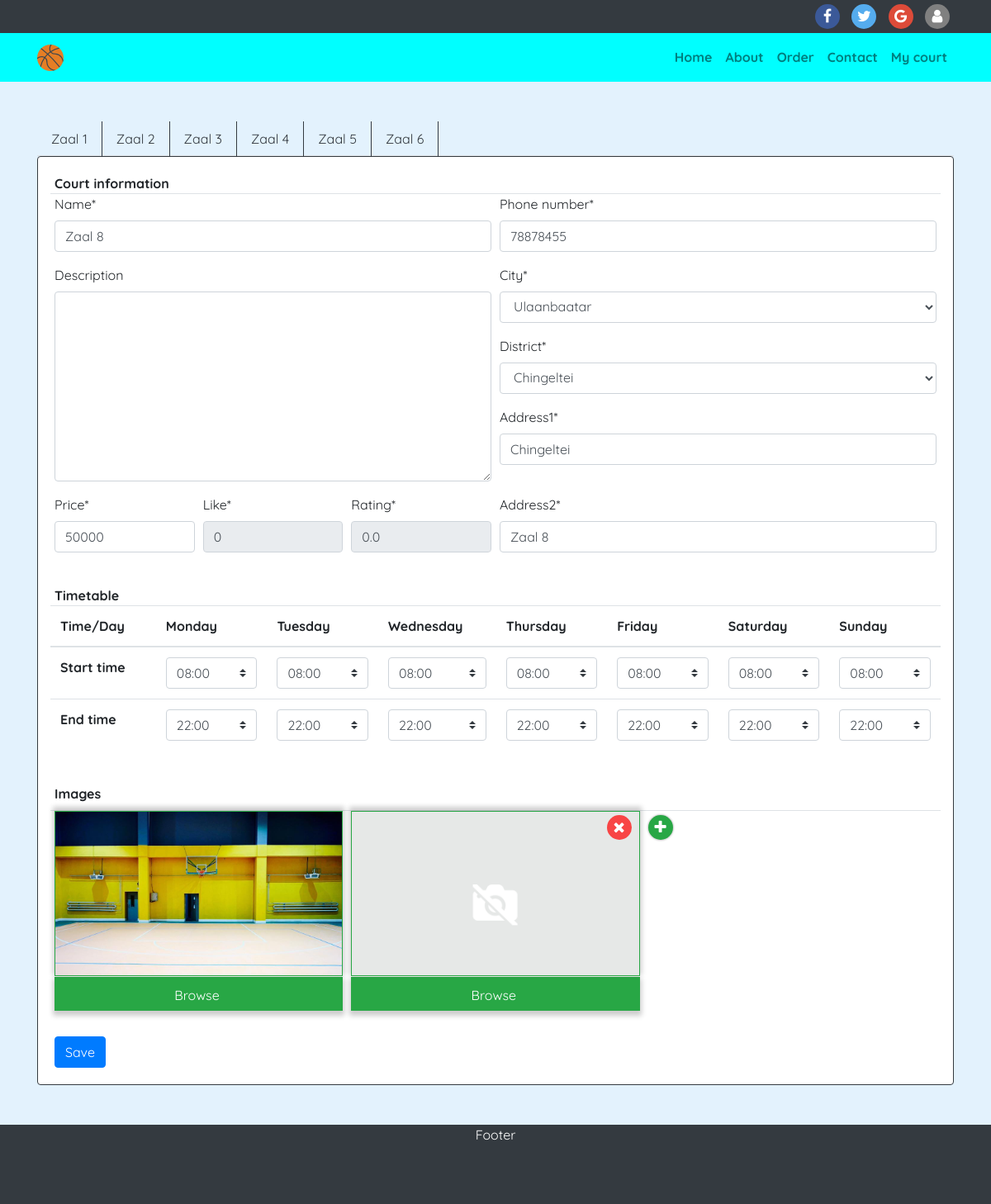
Before: /mycourt/13/ (signed in) with the older database file.
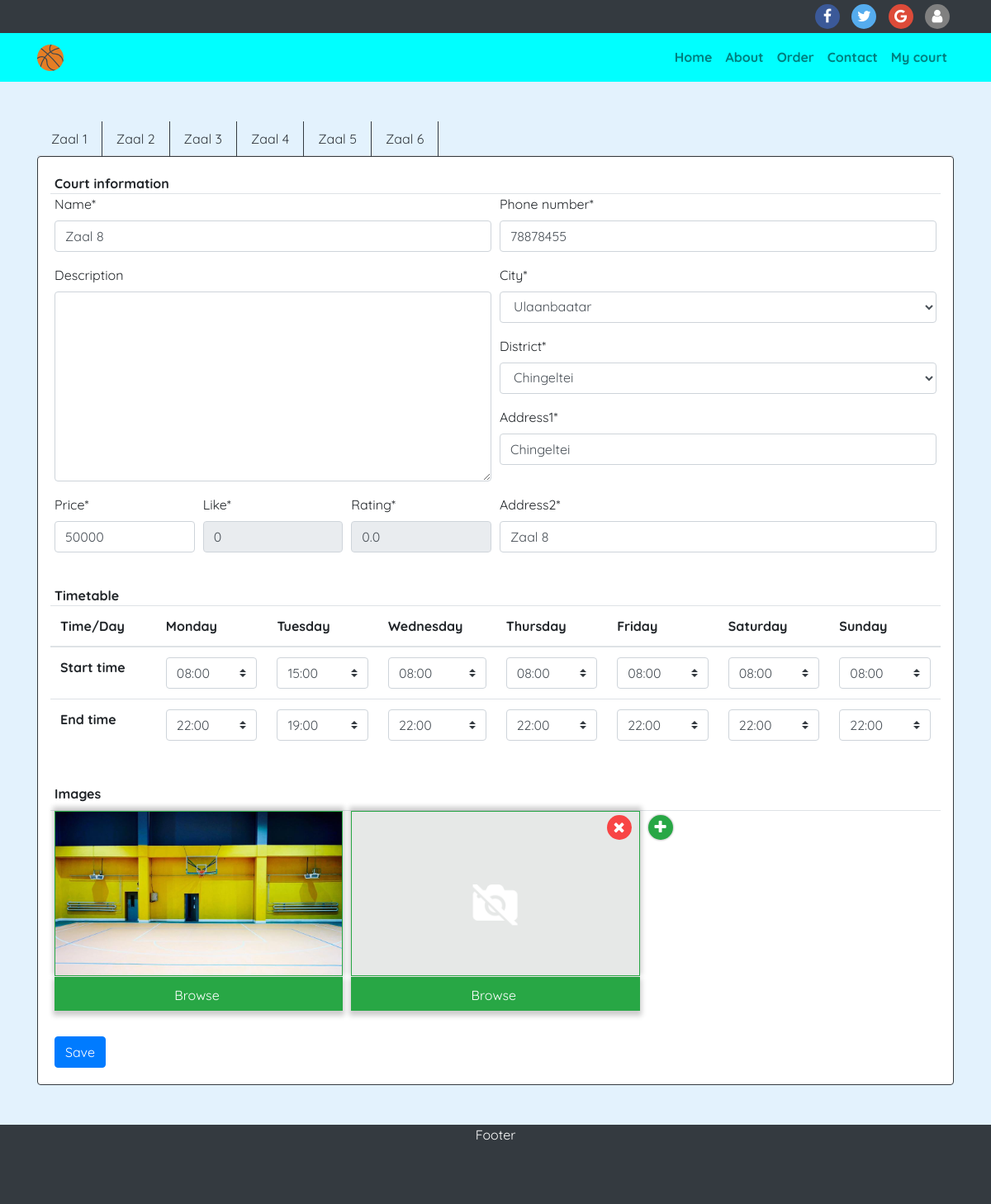
After: the same page with the newer database file.
### courts/models.py (models this page shows)
class TimeTable(models.Model):
	court = models.ForeignKey(Court, on_delete=models.CASCADE, related_name="timetable_court")
	WEEK_DAYS = (
		('1', 'Monday'),
		('2', 'Tuesday'),
		('3', 'Wednesday'),
		('4', 'Thursday'),
		('5', 'Friday'),
		('6', 'Saturday'),
		('7', 'Sunday'),
	)
	day = models.CharField(max_length=1, choices=WEEK_DAYS, default='1')
	start = models.CharField(max_length=5, default='08:00')
	end = models.CharField(max_length=5, default='22:00')

### courts/views.py (the view, shortened to what this page needs)
# urls.py: path('mycourt/<int:pk>/', views.mycourt, name='mycourt'),
def mycourt(request, pk):
	court = get_object_or_404(Court, pk=pk)
	court_form = CourtForm(instance=court)
	if court :
		address = court.address
	else:
		address = None
	address_form = AddressForm(instance=address)
	photos = CourtPhoto.objects.filter(court=court)
	timetable = TimeTable.objects.filter(court=court)
	if(timetable.count() == 0):
		for x in range(7):
			day = str(x+1)
			TimeTable.objects.create(court=court, day=day)
	courts = Court.objects.filter(owner=request.user)
	return render(request, 'profile/mycourt.html', {
		'courts': courts,
		'court_form': court_form,
		'address_form': address_form,
		'photos': photos,
		'timetable': timetable
	})

### courts/forms.py (shortened to what this page needs)
class CourtForm(forms.ModelForm):
	like = forms.IntegerField(disabled=True)
	rating = forms.FloatField(disabled=True)
	class Meta:
		model = Court
		fields = ('name', 'description', 'phone_number', 'price', 'like', 'rating')
		widgets = {
			'description': forms.Textarea(attrs={'rows':9, 'cols':15}),
		}

class AddressForm(forms.ModelForm):
	class Meta:
		model = Address
		fields = ('city', 'district', 'address1', 'address2')

### courts/models.py (called while the page is built)
	def __str__(self):
		return self.name

	def __str__(self):
		return self.name

### courts/templatetags/auth_extras.py (called while the page is built)
@register.filter(name='has_group')
def has_group(user, group_name):
	return user.groups.filter(name=group_name).exists()

### templates/profile/mycourt.html (shortened to what this page needs)
{% extends 'base.html' %}
{% load static crispy_forms_tags auth_extras %}
{% block content %}
<div class="container mt-5">
	<ul class="nav nav-tabs">
		{% for c in courts %}
			<li class="nav-item border-dark border-right">
				<a class="nav-link text-dark" href="{% url 'mycourt' c.pk %}">{{c.name}}</a>
			</li>
		{% endfor %}
	</ul>
	<div class="card border-dark">
		<div class="card-body">
			<form method="post" id="courtForm" data-districts-url="{% url 'load_districts' %}" enctype="multipart/form-data" novalidate>
				<strong>Court information</strong>
				<div class="form-row border-top">
					<div class="form-group col-md-6 mb-0">
						{{ court_form.name|as_crispy_field }}
					</div>
					<div class="form-group col-md-6 mb-0">
						{{ court_form.phone_number|as_crispy_field }}
					</div>
				</div>
				<div class="form-row">
					<div class="form-group col-md-6 mb-0">
						{{ court_form.description|as_crispy_field }}
					</div>
					<div class="form-group col-md-6 mb-0">
						{{ address_form.city|as_crispy_field }}
						{{ address_form.district|as_crispy_field }}
						{{ address_form.address1|as_crispy_field }}
					</div>
				</div>
				<div class="form-row">
					<div class="form-group col-md-2 mb-0">
						{{ court_form.price|as_crispy_field }}
					</div>
					<div class="form-group col-md-2 mb-0">
						{{ court_form.like|as_crispy_field }}
					</div>
					<div class="form-group col-md-2 mb-0">
						{{ court_form.rating|as_crispy_field }}
					</div>
					<div class="form-group col-md-6 mb-0">
						{{ address_form.address2|as_crispy_field }}
					</div>
				</div>
				<br>
				<strong>Timetable</strong>
				<div class="form-row">
					<table class="table">
						<thead>
							<tr>
								<th>Time/Day</th>
								<th>Monday</th>
								<th>Tuesday</th>
								<th>Wednesday</th>
								<th>Thursday</th>
								<th>Friday</th>
								<th>Saturday</th>
								<th>Sunday</th>
							</tr>
						</thead>
						<tbody>
							<tr>
								<td><strong>Start time</strong></td>
								{% if timetable %}
								{% for day in timetable %}
								<td>
									<select name="start" class="custom-select">
										<option {% if day.start == '08:00' %} selected {% endif %}>08:00</option>
										<option {% if day.start == '15:00' %} selected {% endif %}>15:00</option>
									</select>
								</td>
								{% endfor %}
							</tr>
							<tr>
								<td><strong>End time</strong></td>
								{% for day in timetable %}
								<td>
									<select name="end" class="custom-select">
										<option {% if day.end == '19:00' %} selected {% endif %}>19:00</option>
										<option {% if day.end == '22:00' %} selected {% endif %}>22:00</option>
									</select>
								</td>
								{% endfor %}
								{% endif %}
							</tr>
						</tbody>
					</table>
				</div>
				<br>
				<strong>Images</strong>
				<div class="form-row border-top mt-2">
					{% for photo in photos %}
					<div class="imgUp form-group col-md-4">
						<div class="imgBox border border-success" name="imgBox" style="background-image: url({{ photo.photo.url }})">
						</div>
						<label class="imgBtn btn btn-success "> Browse
						</label>
					</div>
					{% endfor %}
					<div class="imgUp form-group col-md-4">
						<div class="imgBox border border-success" name="imgBox">
						</div>
						<label class="imgBtn btn btn-success "> Browse
						</label>
						<i class="fa fa-times del"></i>
					</div>
					<i class="imgAdd fa fa-plus bg-success"></i>
				</div>
				<button type="submit" class="btn btn-primary mt-2" name="mycourt">Save</button>
			</form>
		</div>
	</div>
</div>
{% endblock %}

Changed rows visible on the page:
changed TimeTable (number 2 of 7 on the later page): start "08:00" → "15:00"; end "22:00" → "19:00"
